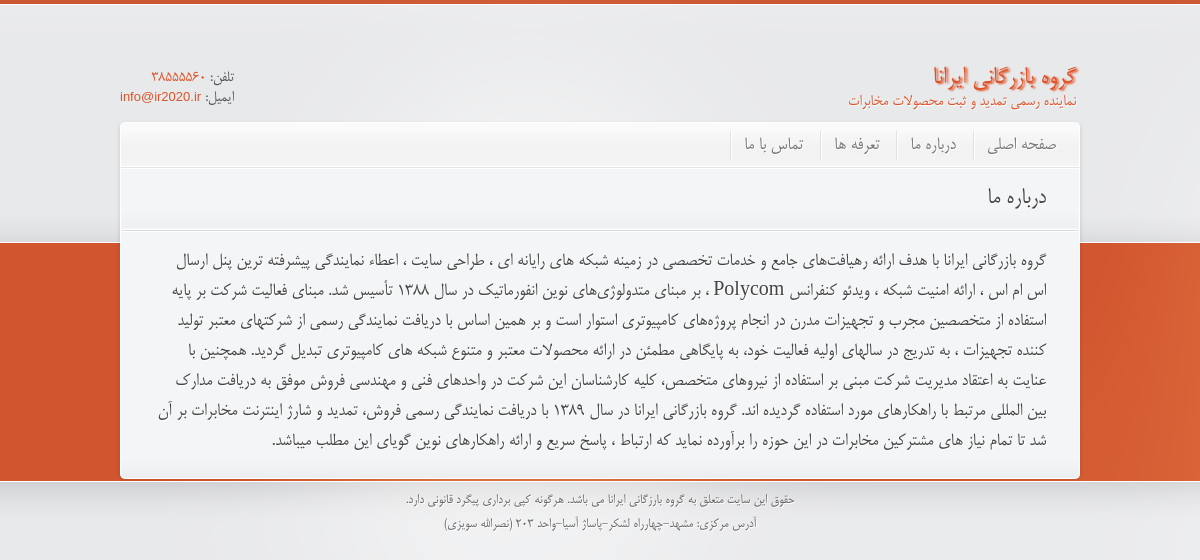
The page /aboutus.php on the database its author committed.
### tables this page shows
CREATE TABLE IF NOT EXISTS `settings` (
  `id` int(11) NOT NULL AUTO_INCREMENT,
  `key` varchar(30) NOT NULL,
  `value` text NOT NULL,
  PRIMARY KEY (`id`)
);

### classes/database.php (called while the page is built, shortened)
<?php
  include_once("security.php");
class Database
  {
 private static $me;
 private $link;
 public $cmd;
 function __construct()
 {
      $this->link = mysqli_connect(_DB_SERVER,_DB_USER,_DB_PASS);
	  mysqli_set_charset($this->link, "utf8");
      mysqli_select_db($this->link,_DB_NAME);
 }
public static function GetDatabase()
{
   if(is_null(self::$me))
       self::$me = new Database();
    return self::$me;
 }
public function RunSQL()
{
   $security = Security::GetSecurity ();
   $this->cmd = $security->Xss_Clean($this->cmd);
   $result =  mysqli_query($this->link,$this->cmd);
   return $result;
}
function Select($tableName, $fields=NULL, $where = NULL, $order = NULL)
{
    if ($where) $where = " WHERE " . $where;
	$this->cmd = "SELECT $fields FROM `$tableName` " . $where . $order;
	$res = $this->RunSQL();
    if ($res)
	    return mysqli_fetch_array($res);
	else
        return false;
}
  }
?>

### classes/functions.php (called while the page is built, shortened)
<?php
	include_once("database.php");
	   function GetSettingValue($key, $strip_tags = 0)
       {
			$db = Database::GetDatabase();
			$row = $db ->Select("settings","value","`key`='{$key}'");
			return ($row) ? $row["value"] : false;
       }
?>

### classes/security.php (called while the page is built, shortened)
<?php
class Security
{
    private static $me;
    public static function GetSecurity()
    {
      if(is_null(self::$me))
         self::$me = new Security();
      return self::$me;
    }
    public function Xss_Clean($data)
    {
        $data = str_replace(array('&amp;','&lt;','&gt;'), array('&amp;amp;','&amp;lt;','&amp;gt;'), $data);
        $data = preg_replace('/(&#*\w+)[\x00-\x20]+;/u', '$1;', $data);
        $data = preg_replace('/(&#x*[0-9A-F]+);*/iu', '$1;', $data);
        $data = html_entity_decode($data, ENT_COMPAT, 'UTF-8');
        $data = preg_replace('#(<[^>]+?[\x00-\x20"\'])(?:on|xmlns)[^>]*+>#iu', '$1>', $data);
        $data = preg_replace('#([a-z]*)[\x00-\x20]*=[\x00-\x20]*([`\'"]*)[\x00-\x20]*j[\x00-\x20]*a[\x00-\x20]*v[\x00-\x20]*a[\x00-\x20]*s[\x00-\x20]*c[\x00-\x20]*r[\x00-\x20]*i[\x00-\x20]*p[\x00-\x20]*t[\x00-\x20]*:#iu', '$1=$2nojavascript...', $data);
        $data = preg_replace('#([a-z]*)[\x00-\x20]*=([\'"]*)[\x00-\x20]*v[\x00-\x20]*b[\x00-\x20]*s[\x00-\x20]*c[\x00-\x20]*r[\x00-\x20]*i[\x00-\x20]*p[\x00-\x20]*t[\x00-\x20]*:#iu', '$1=$2novbscript...', $data);
        $data = preg_replace('#([a-z]*)[\x00-\x20]*=([\'"]*)[\x00-\x20]*-moz-binding[\x00-\x20]*:#u', '$1=$2nomozbinding...', $data);
        $data = preg_replace('#(<[^>]+?)style[\x00-\x20]*=[\x00-\x20]*[`\'"]*.*?expression[\x00-\x20]*\([^>]*+>#i', '$1>', $data);
        $data = preg_replace('#(<[^>]+?)style[\x00-\x20]*=[\x00-\x20]*[`\'"]*.*?behaviour[\x00-\x20]*\([^>]*+>#i', '$1>', $data);
        $data = preg_replace('#(<[^>]+?)style[\x00-\x20]*=[\x00-\x20]*[`\'"]*.*?s[\x00-\x20]*c[\x00-\x20]*r[\x00-\x20]*i[\x00-\x20]*p[\x00-\x20]*t[\x00-\x20]*:*[^>]*+>#iu', '$1>', $data);
        $data = preg_replace('#</*\w+:\w[^>]*+>#i', '', $data);
        do
        {
            $old_data = $data;
            $data = preg_replace('#</*(?:applet|b(?:ase|gsound|link)|embed|frame(?:set)?|i(?:frame|layer)|l(?:ayer|ink)|meta|object|s(?:cript|tyle)|title|xml)[^>]*+>#i', '', $data);
        }
        while ($old_data !== $data);
        return $data;
    }
}
?>

### aboutus.php (the view, shortened to what this page needs)
<?php
	include_once("inc/header.php");
    include_once("classes/database.php");
	include_once("classes/functions.php");
    $About_System = GetSettingValue('About_System',0);
$html =<<<cd
		<div class="main png_bg">
			<div class="inner_main">
				<div class="container_alpha slogan">
					<h1>درباره ما</h1>
				</div>
				<div class="container_gamma slogan" style="background:none">
					<h2 style="font-size:20px;">{$About_System}</h2>
				</div>
			</div>
		</div>
    	<div class="endmain png_bg"></div>
cd;
    echo $html;
	include_once("inc/footer.php");
?>

### inc/header.php (shortened to what this page needs)
<?php
	include_once("./classes/database.php");
	include_once("./classes/functions.php");
	$Contact_Email = GetSettingValue('Contact_Email',0);
	$Tell_Number = GetSettingValue('Tell_Number',0);
?>
<!doctype html>
<html lang="fa" class="no-js"><head>
	<link rel="stylesheet" href="css/style.css">
	<link rel="stylesheet" href="css/rainbow.css" type="text/css">
</head>
<body>
  	<div id="container">
	    <div id="header">
			<div id="logo">
				<h1 style="color:#DE5328;text-shadow:2px 1px 2px #DE5328">گروه بازرگانی ایرانا<span>نماینده رسمی تمدید و ثبت محصولات مخابرات</h1>
			</div>
			<div id="personal_data">
				<p>تلفن: <span style="display:inline-block;direction:ltr !important"><?php echo $Tell_Number?></span></p>
				<p>ایمیل: <span><a href="mailto:info@irana.ir" class="latin-font"><?php echo $Contact_Email?></a></span></p>
			</div>
		</div>
		<div id="menu" class="png_bg ltr">
			<ul>
				<li>
					<a href="index.html">صفحه اصلی</a>
				</li>
				<li>
					<a href="aboutus.html" class="">درباره ما</a>
				</li>
				<li>
					<a href="price.html" class="">تعرفه ها</a>
				</li>
				<li>
					<a href="contact.html">تماس با ما</a>
				</li>
			</ul>
		</div>

### css/rainbow.css (style rules this page uses)
a, a:active, a:visited ,#main_link_color,#personal_data p span,#personal_data p span a { color:#DE5328; }
h1 strong,h2 strong,h3 strong,h4 strong,h5 strong,h6 strong,.dropcapcolor,.inner_main .widget ul.testimonials li p span,.post_header a:hover,.breadcrumbs p span,h1 span, h2 span, h3 span, h4 span, h5 span, h6 span,.hotstuff ul li a { color:#DE5328; }
body { background:url(../images/background.png) repeat-x scroll 0 0 #e8e9eb; }
a:link { -webkit-tap-highlight-color: #DE5328; }

### rows shown on the page
settings: value "38555560"
settings: value "info@ir2020.ir"
settings: value "گروه بازرگانی ایرانا با هدف ارائه رهيافت‌های جامع و خدمات تخصصی در زمينه شبكه های رايانه ای ، طراحی سایت ، اعطاء نمایندگی پیشرفته ترین پنل ارسال اس ام اس ، ارائه امنیت شبکه ، ويدئو کنفرانس Polycom ، بر مبنای متدولوژی‌های نوين انفورماتيك در سال 1388 تأسيس شد. مبنای فعاليت شركت بر پايه استفاده از متخصصين مجرب و تجهيزات مدرن در انجام پروژه‌های كامپيوتری استوار است و بر همين اساس با دريافت نمايندگی رسمی از شركتهای معتبر توليد كننده تجهيزات ، به تدريج در سالهاي اوليه فعاليت خود، به پايگاهی مطمئن در ارائه محصولات معتبر و متنوع شبكه های كامپيوتری تبديل گرديد. همچنين با عنايت به اعتقاد مديريت شركت مبنی بر استفاده از نيروهای متخصص، كليه كارشناسان اين شركت در واحدهای فنی و مهندسی فروش موفق به دريافت…"
